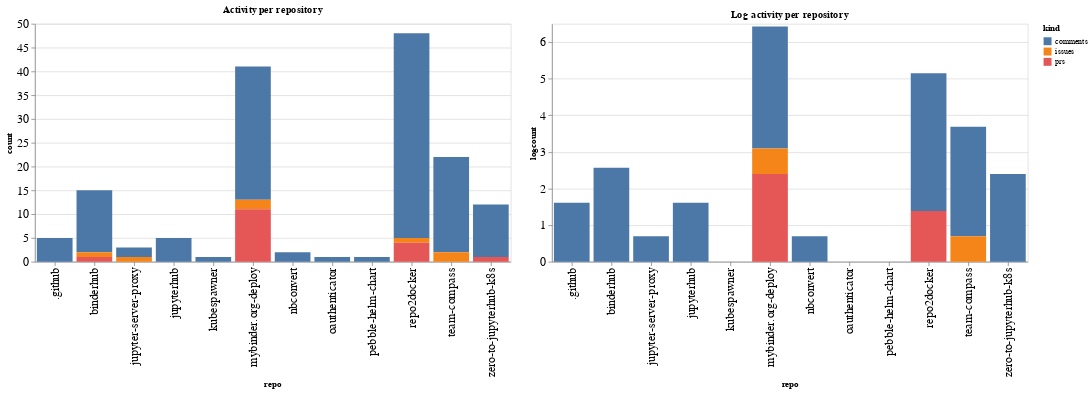

The code cell stored with this chart in its notebook:
### Code cell
ch1 = alt.Chart(repo_summaries, width=600, title="Activity per repository").mark_bar().encode(
    x='repo',
    y='count',
    color='kind',
    tooltip="kind"
)

ch2 = alt.Chart(repo_summaries, width=600, title="Log activity per repository").mark_bar().encode(
    x='repo',
    y='logcount',
    color='kind',
    tooltip="kind"
)

ch1 | ch2

### Figure 1 — Vega-Lite specification as saved in the notebook (floating-point values rounded to 4 significant figures)
{"config": {"axisLeft": {"labelFontSize": 15}, "axisBottom": {"labelFontSize": 15}}, "hconcat": [{"mark": "bar", "encoding": {"color": {"type": "nominal", "field": "kind"}, "tooltip": {"type": "nominal", "field": "kind"}, "x": {"type": "nominal", "field": "repo"}, "y": {"type": "quantitative", "field": "count"}}, "title": "Activity per repository", "width": 600}, {"mark": "bar", "encoding": {"color": {"type": "nominal", "field": "kind"}, "tooltip": {"type": "nominal", "field": "kind"}, "x": {"type": "nominal", "field": "repo"}, "y": {"type": "quantitative", "field": "logcount"}}, "title": "Log activity per repository", "width": 600}], "data": {"name": "data-d35861ce2887b64e8178d40fe0b9e868"}, "$schema": "https://vega.github.io/schema/vega-lite/v4.8.1.json", "datasets": {"data-d35861ce2887b64e8178d40fe0b9e868": [{"repo": ".github", "kind": "comments", "count": 5, "logcount": 1.609}, {"repo": "binderhub", "kind": "comments", "count": 13, "logcount": 2.565}, {"repo": "binderhub", "kind": "issues", "count": 1, "logcount": 0.0}, {"repo": "binderhub", "kind": "prs", "count": 1, "logcount": 0.0}, {"repo": "jupyter-server-proxy", "kind": "comments", "count": 2, "logcount": 0.6931}, {"repo": "jupyter-server-proxy", "kind": "issues", "count": 1, "logcount": 0.0}, {"repo": "jupyterhub", "kind": "comments", "count": 5, "logcount": 1.609}, {"repo": "kubespawner", "kind": "comments", "count": 1, "logcount": 0.0}, {"repo": "mybinder.org-deploy", "kind": "comments", "count": 28, "logcount": 3.332}, {"repo": "mybinder.org-deploy", "kind": "issues", "count": 2, "logcount": 0.6931}, {"repo": "mybinder.org-deploy", "kind": "prs", "count": 11, "logcount": 2.398}, {"repo": "nbconvert", "kind": "comments", "count": 2, "logcount": 0.6931}, {"repo": "oauthenticator", "kind": "comments", "count": 1, "logcount": 0.0}, {"repo": "pebble-helm-chart", "kind": "comments", "count": 1, "logcount": 0.0}, {"repo": "repo2docker", "kind": "comments", "count": 43, "logcount": 3.761}, {"repo": "repo2docker", "kind": "issues", "count": 1, "logcount": 0.0}, {"repo": "repo2docker", "kind": "prs", "count": 4, "logcount": 1.386}, {"repo": "team-compass", "kind": "comments", "count": 20, "logcount": 2.996}, {"repo": "team-compass", "kind": "issues", "count": 2, "logcount": 0.6931}, {"repo": "zero-to-jupyterhub-k8s", "kind": "comments", "count": 11, "logcount": 2.398}, {"repo": "zero-to-jupyterhub-k8s", "kind": "prs", "count": 1, "logcount": 0.0}]}}
